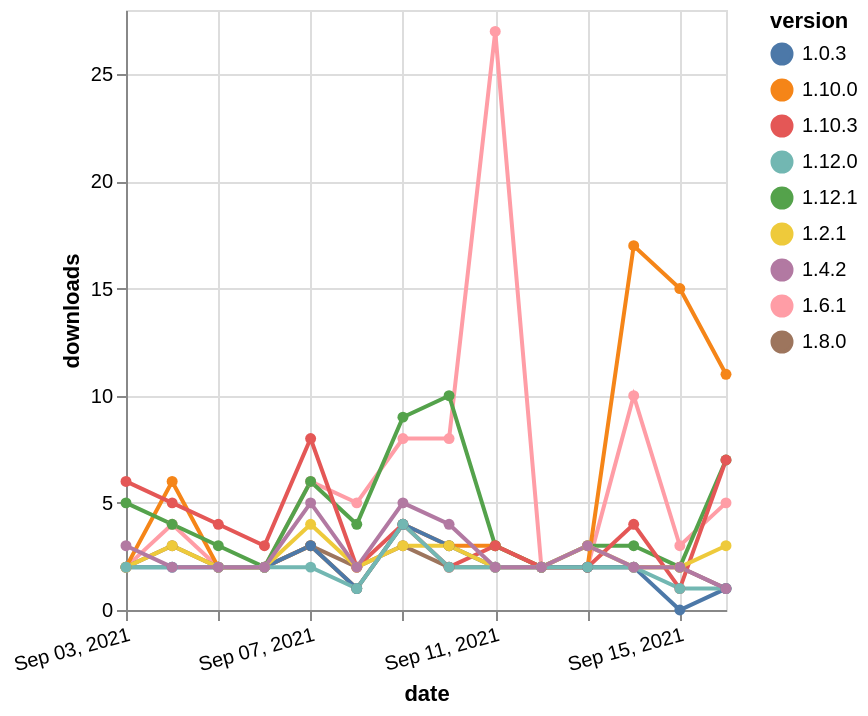

The specification (Vega-Lite) saved for this image:
### Vega-Lite specification from a JSON file in a GitHub repository (floating-point values rounded to 4 significant figures)
{"$schema": "https://vega.github.io/schema/vega-lite/v5.json", "description": "A simple bar chart with embedded data.", "data": {"values": [{"date": "2021-09-03", "total": 3217, "delta": 2, "version": "1.6.1"}, {"date": "2021-09-04", "total": 3221, "delta": 4, "version": "1.6.1"}, {"date": "2021-09-05", "total": 3223, "delta": 2, "version": "1.6.1"}, {"date": "2021-09-06", "total": 3225, "delta": 2, "version": "1.6.1"}, {"date": "2021-09-07", "total": 3231, "delta": 6, "version": "1.6.1"}, {"date": "2021-09-08", "total": 3236, "delta": 5, "version": "1.6.1"}, {"date": "2021-09-09", "total": 3244, "delta": 8, "version": "1.6.1"}, {"date": "2021-09-10", "total": 3252, "delta": 8, "version": "1.6.1"}, {"date": "2021-09-11", "total": 3279, "delta": 27, "version": "1.6.1"}, {"date": "2021-09-12", "total": 3281, "delta": 2, "version": "1.6.1"}, {"date": "2021-09-13", "total": 3283, "delta": 2, "version": "1.6.1"}, {"date": "2021-09-14", "total": 3293, "delta": 10, "version": "1.6.1"}, {"date": "2021-09-15", "total": 3296, "delta": 3, "version": "1.6.1"}, {"date": "2021-09-16", "total": 3301, "delta": 5, "version": "1.6.1"}, {"date": "2021-09-03", "total": 1274, "delta": 2, "version": "1.8.0"}, {"date": "2021-09-04", "total": 1277, "delta": 3, "version": "1.8.0"}, {"date": "2021-09-05", "total": 1279, "delta": 2, "version": "1.8.0"}, {"date": "2021-09-06", "total": 1281, "delta": 2, "version": "1.8.0"}, {"date": "2021-09-07", "total": 1284, "delta": 3, "version": "1.8.0"}, {"date": "2021-09-08", "total": 1286, "delta": 2, "version": "1.8.0"}, {"date": "2021-09-09", "total": 1289, "delta": 3, "version": "1.8.0"}, {"date": "2021-09-10", "total": 1291, "delta": 2, "version": "1.8.0"}, {"date": "2021-09-11", "total": 1293, "delta": 2, "version": "1.8.0"}, {"date": "2021-09-12", "total": 1295, "delta": 2, "version": "1.8.0"}, {"date": "2021-09-13", "total": 1297, "delta": 2, "version": "1.8.0"}, {"date": "2021-09-14", "total": 1299, "delta": 2, "version": "1.8.0"}, {"date": "2021-09-15", "total": 1301, "delta": 2, "version": "1.8.0"}, {"date": "2021-09-16", "total": 1302, "delta": 1, "version": "1.8.0"}, {"date": "2021-09-03", "total": 1175, "delta": 2, "version": "1.10.0"}, {"date": "2021-09-04", "total": 1181, "delta": 6, "version": "1.10.0"}, {"date": "2021-09-05", "total": 1183, "delta": 2, "version": "1.10.0"}, {"date": "2021-09-06", "total": 1185, "delta": 2, "version": "1.10.0"}, {"date": "2021-09-07", "total": 1188, "delta": 3, "version": "1.10.0"}, {"date": "2021-09-08", "total": 1189, "delta": 1, "version": "1.10.0"}, {"date": "2021-09-09", "total": 1193, "delta": 4, "version": "1.10.0"}, {"date": "2021-09-10", "total": 1196, "delta": 3, "version": "1.10.0"}, {"date": "2021-09-11", "total": 1199, "delta": 3, "version": "1.10.0"}, {"date": "2021-09-12", "total": 1201, "delta": 2, "version": "1.10.0"}, {"date": "2021-09-13", "total": 1203, "delta": 2, "version": "1.10.0"}, {"date": "2021-09-14", "total": 1220, "delta": 17, "version": "1.10.0"}, {"date": "2021-09-15", "total": 1235, "delta": 15, "version": "1.10.0"}, {"date": "2021-09-16", "total": 1246, "delta": 11, "version": "1.10.0"}, {"date": "2021-09-03", "total": 349, "delta": 5, "version": "1.12.1"}, {"date": "2021-09-04", "total": 353, "delta": 4, "version": "1.12.1"}, {"date": "2021-09-05", "total": 356, "delta": 3, "version": "1.12.1"}, {"date": "2021-09-06", "total": 358, "delta": 2, "version": "1.12.1"}, {"date": "2021-09-07", "total": 364, "delta": 6, "version": "1.12.1"}, {"date": "2021-09-08", "total": 368, "delta": 4, "version": "1.12.1"}, {"date": "2021-09-09", "total": 377, "delta": 9, "version": "1.12.1"}, {"date": "2021-09-10", "total": 387, "delta": 10, "version": "1.12.1"}, {"date": "2021-09-11", "total": 390, "delta": 3, "version": "1.12.1"}, {"date": "2021-09-12", "total": 392, "delta": 2, "version": "1.12.1"}, {"date": "2021-09-13", "total": 395, "delta": 3, "version": "1.12.1"}, {"date": "2021-09-14", "total": 398, "delta": 3, "version": "1.12.1"}, {"date": "2021-09-15", "total": 400, "delta": 2, "version": "1.12.1"}, {"date": "2021-09-16", "total": 407, "delta": 7, "version": "1.12.1"}, {"date": "2021-09-03", "total": 632, "delta": 6, "version": "1.10.3"}, {"date": "2021-09-04", "total": 637, "delta": 5, "version": "1.10.3"}, {"date": "2021-09-05", "total": 641, "delta": 4, "version": "1.10.3"}, {"date": "2021-09-06", "total": 644, "delta": 3, "version": "1.10.3"}, {"date": "2021-09-07", "total": 652, "delta": 8, "version": "1.10.3"}, {"date": "2021-09-08", "total": 654, "delta": 2, "version": "1.10.3"}, {"date": "2021-09-09", "total": 658, "delta": 4, "version": "1.10.3"}, {"date": "2021-09-10", "total": 660, "delta": 2, "version": "1.10.3"}, {"date": "2021-09-11", "total": 663, "delta": 3, "version": "1.10.3"}, {"date": "2021-09-12", "total": 665, "delta": 2, "version": "1.10.3"}, {"date": "2021-09-13", "total": 667, "delta": 2, "version": "1.10.3"}, {"date": "2021-09-14", "total": 671, "delta": 4, "version": "1.10.3"}, {"date": "2021-09-15", "total": 672, "delta": 1, "version": "1.10.3"}, {"date": "2021-09-16", "total": 679, "delta": 7, "version": "1.10.3"}, {"date": "2021-09-03", "total": 2304, "delta": 2, "version": "1.0.3"}, {"date": "2021-09-04", "total": 2306, "delta": 2, "version": "1.0.3"}, {"date": "2021-09-05", "total": 2308, "delta": 2, "version": "1.0.3"}, {"date": "2021-09-06", "total": 2310, "delta": 2, "version": "1.0.3"}, {"date": "2021-09-07", "total": 2313, "delta": 3, "version": "1.0.3"}, {"date": "2021-09-08", "total": 2314, "delta": 1, "version": "1.0.3"}, {"date": "2021-09-09", "total": 2318, "delta": 4, "version": "1.0.3"}, {"date": "2021-09-10", "total": 2321, "delta": 3, "version": "1.0.3"}, {"date": "2021-09-11", "total": 2323, "delta": 2, "version": "1.0.3"}, {"date": "2021-09-12", "total": 2325, "delta": 2, "version": "1.0.3"}, {"date": "2021-09-13", "total": 2327, "delta": 2, "version": "1.0.3"}, {"date": "2021-09-14", "total": 2329, "delta": 2, "version": "1.0.3"}, {"date": "2021-09-15", "total": 2329, "delta": 0, "version": "1.0.3"}, {"date": "2021-09-16", "total": 2330, "delta": 1, "version": "1.0.3"}, {"date": "2021-09-03", "total": 2658, "delta": 2, "version": "1.2.1"}, {"date": "2021-09-04", "total": 2661, "delta": 3, "version": "1.2.1"}, {"date": "2021-09-05", "total": 2663, "delta": 2, "version": "1.2.1"}, {"date": "2021-09-06", "total": 2665, "delta": 2, "version": "1.2.1"}, {"date": "2021-09-07", "total": 2669, "delta": 4, "version": "1.2.1"}, {"date": "2021-09-08", "total": 2671, "delta": 2, "version": "1.2.1"}, {"date": "2021-09-09", "total": 2674, "delta": 3, "version": "1.2.1"}, {"date": "2021-09-10", "total": 2677, "delta": 3, "version": "1.2.1"}, {"date": "2021-09-11", "total": 2679, "delta": 2, "version": "1.2.1"}, {"date": "2021-09-12", "total": 2681, "delta": 2, "version": "1.2.1"}, {"date": "2021-09-13", "total": 2684, "delta": 3, "version": "1.2.1"}, {"date": "2021-09-14", "total": 2686, "delta": 2, "version": "1.2.1"}, {"date": "2021-09-15", "total": 2688, "delta": 2, "version": "1.2.1"}, {"date": "2021-09-16", "total": 2691, "delta": 3, "version": "1.2.1"}, {"date": "2021-09-03", "total": 202, "delta": 2, "version": "1.12.0"}, {"date": "2021-09-04", "total": 204, "delta": 2, "version": "1.12.0"}, {"date": "2021-09-05", "total": 206, "delta": 2, "version": "1.12.0"}, {"date": "2021-09-06", "total": 208, "delta": 2, "version": "1.12.0"}, {"date": "2021-09-07", "total": 210, "delta": 2, "version": "1.12.0"}, {"date": "2021-09-08", "total": 211, "delta": 1, "version": "1.12.0"}, {"date": "2021-09-09", "total": 215, "delta": 4, "version": "1.12.0"}, {"date": "2021-09-10", "total": 217, "delta": 2, "version": "1.12.0"}, {"date": "2021-09-11", "total": 219, "delta": 2, "version": "1.12.0"}, {"date": "2021-09-12", "total": 221, "delta": 2, "version": "1.12.0"}, {"date": "2021-09-13", "total": 223, "delta": 2, "version": "1.12.0"}, {"date": "2021-09-14", "total": 225, "delta": 2, "version": "1.12.0"}, {"date": "2021-09-15", "total": 226, "delta": 1, "version": "1.12.0"}, {"date": "2021-09-16", "total": 227, "delta": 1, "version": "1.12.0"}, {"date": "2021-09-03", "total": 2105, "delta": 3, "version": "1.4.2"}, {"date": "2021-09-04", "total": 2107, "delta": 2, "version": "1.4.2"}, {"date": "2021-09-05", "total": 2109, "delta": 2, "version": "1.4.2"}, {"date": "2021-09-06", "total": 2111, "delta": 2, "version": "1.4.2"}, {"date": "2021-09-07", "total": 2116, "delta": 5, "version": "1.4.2"}, {"date": "2021-09-08", "total": 2118, "delta": 2, "version": "1.4.2"}, {"date": "2021-09-09", "total": 2123, "delta": 5, "version": "1.4.2"}, {"date": "2021-09-10", "total": 2127, "delta": 4, "version": "1.4.2"}, {"date": "2021-09-11", "total": 2129, "delta": 2, "version": "1.4.2"}, {"date": "2021-09-12", "total": 2131, "delta": 2, "version": "1.4.2"}, {"date": "2021-09-13", "total": 2134, "delta": 3, "version": "1.4.2"}, {"date": "2021-09-14", "total": 2136, "delta": 2, "version": "1.4.2"}, {"date": "2021-09-15", "total": 2138, "delta": 2, "version": "1.4.2"}, {"date": "2021-09-16", "total": 2139, "delta": 1, "version": "1.4.2"}]}, "width": "container", "mark": {"type": "line", "point": {"filled": true}}, "encoding": {"x": {"field": "date", "type": "temporal", "timeUnit": "yearmonthdate", "title": "date", "axis": {"labelAngle": -15}}, "y": {"field": "delta", "type": "quantitative", "title": "downloads"}, "color": {"field": "version", "type": "nominal"}, "tooltip": {"field": "delta"}}}
